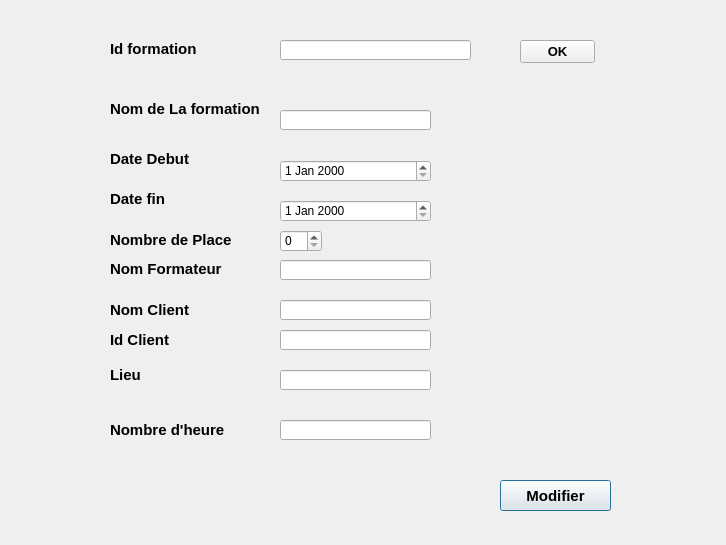
<?xml version="1.0" encoding="UTF-8"?>
<ui version="4.0">
 <class>modif_forma</class>
 <widget class="QDialog" name="modif_forma">
  <property name="geometry">
   <rect>
    <x>0</x>
    <y>0</y>
    <width>726</width>
    <height>545</height>
   </rect>
  </property>
  <property name="windowTitle">
   <string>Dialog</string>
  </property>
  <property name="styleSheet">
   <string notr="true"/>
  </property>
  <widget class="QLabel" name="label">
   <property name="geometry">
    <rect>
     <x>110</x>
     <y>40</y>
     <width>101</width>
     <height>16</height>
    </rect>
   </property>
   <property name="styleSheet">
    <string notr="true"/>
   </property>
   <property name="text">
    <string>&lt;!DOCTYPE HTML PUBLIC &quot;-//W3C//DTD HTML 4.0//EN&quot; &quot;http://www.w3.org/TR/REC-html40/strict.dtd&quot;&gt;
&lt;html&gt;&lt;head&gt;&lt;meta name=&quot;qrichtext&quot; content=&quot;1&quot; /&gt;&lt;style type=&quot;text/css&quot;&gt;
p, li { white-space: pre-wrap; }
&lt;/style&gt;&lt;/head&gt;&lt;body style=&quot; font-family:'MS Shell Dlg 2'; font-size:8.25pt; font-weight:400; font-style:normal;&quot;&gt;
&lt;p style=&quot; margin-top:0px; margin-bottom:0px; margin-left:0px; margin-right:0px; -qt-block-indent:0; text-indent:0px;&quot;&gt;&lt;span style=&quot; font-size:11pt; font-weight:600;&quot;&gt;Id formation&lt;/span&gt;&lt;/p&gt;&lt;/body&gt;&lt;/html&gt;</string>
   </property>
  </widget>
  <widget class="QLineEdit" name="id_formationLE">
   <property name="geometry">
    <rect>
     <x>280</x>
     <y>40</y>
     <width>191</width>
     <height>20</height>
    </rect>
   </property>
  </widget>
  <widget class="QPushButton" name="modifierPB">
   <property name="geometry">
    <rect>
     <x>500</x>
     <y>480</y>
     <width>111</width>
     <height>31</height>
    </rect>
   </property>
   <property name="font">
    <font>
     <pointsize>11</pointsize>
     <weight>75</weight>
     <bold>true</bold>
    </font>
   </property>
   <property name="text">
    <string>Modifier</string>
   </property>
   <property name="icon">
    <iconset>
     <normaloff>:/zzzz/accepted_48.ico</normaloff>:/zzzz/accepted_48.ico</iconset>
   </property>
   <property name="iconSize">
    <size>
     <width>20</width>
     <height>20</height>
    </size>
   </property>
  </widget>
  <widget class="QLabel" name="nomformationLB">
   <property name="geometry">
    <rect>
     <x>110</x>
     <y>100</y>
     <width>171</width>
     <height>16</height>
    </rect>
   </property>
   <property name="styleSheet">
    <string notr="true"/>
   </property>
   <property name="text">
    <string>&lt;!DOCTYPE HTML PUBLIC &quot;-//W3C//DTD HTML 4.0//EN&quot; &quot;http://www.w3.org/TR/REC-html40/strict.dtd&quot;&gt;
&lt;html&gt;&lt;head&gt;&lt;meta name=&quot;qrichtext&quot; content=&quot;1&quot; /&gt;&lt;style type=&quot;text/css&quot;&gt;
p, li { white-space: pre-wrap; }
&lt;/style&gt;&lt;/head&gt;&lt;body style=&quot; font-family:'MS Shell Dlg 2'; font-size:8.25pt; font-weight:400; font-style:normal;&quot;&gt;
&lt;p style=&quot; margin-top:0px; margin-bottom:0px; margin-left:0px; margin-right:0px; -qt-block-indent:0; text-indent:0px;&quot;&gt;&lt;span style=&quot; font-size:11pt; font-weight:600;&quot;&gt;Nom de La formation&lt;/span&gt;&lt;/p&gt;&lt;/body&gt;&lt;/html&gt;</string>
   </property>
  </widget>
  <widget class="QLineEdit" name="nomformationLE">
   <property name="geometry">
    <rect>
     <x>280</x>
     <y>110</y>
     <width>151</width>
     <height>20</height>
    </rect>
   </property>
  </widget>
  <widget class="QLineEdit" name="nbhLE">
   <property name="geometry">
    <rect>
     <x>280</x>
     <y>420</y>
     <width>151</width>
     <height>20</height>
    </rect>
   </property>
  </widget>
  <widget class="QLabel" name="nbpLB">
   <property name="geometry">
    <rect>
     <x>110</x>
     <y>230</y>
     <width>141</width>
     <height>20</height>
    </rect>
   </property>
   <property name="styleSheet">
    <string notr="true"/>
   </property>
   <property name="text">
    <string>&lt;!DOCTYPE HTML PUBLIC &quot;-//W3C//DTD HTML 4.0//EN&quot; &quot;http://www.w3.org/TR/REC-html40/strict.dtd&quot;&gt;
&lt;html&gt;&lt;head&gt;&lt;meta name=&quot;qrichtext&quot; content=&quot;1&quot; /&gt;&lt;style type=&quot;text/css&quot;&gt;
p, li { white-space: pre-wrap; }
&lt;/style&gt;&lt;/head&gt;&lt;body style=&quot; font-family:'MS Shell Dlg 2'; font-size:8.25pt; font-weight:400; font-style:normal;&quot;&gt;
&lt;p style=&quot; margin-top:0px; margin-bottom:0px; margin-left:0px; margin-right:0px; -qt-block-indent:0; text-indent:0px;&quot;&gt;&lt;span style=&quot; font-size:11pt; font-weight:600;&quot;&gt;Nombre de Place&lt;/span&gt;&lt;/p&gt;&lt;/body&gt;&lt;/html&gt;</string>
   </property>
  </widget>
  <widget class="QLabel" name="label_8">
   <property name="geometry">
    <rect>
     <x>420</x>
     <y>230</y>
     <width>71</width>
     <height>51</height>
    </rect>
   </property>
   <property name="text">
    <string/>
   </property>
   <property name="pixmap">
    <pixmap>G:/RAJou1.png</pixmap>
   </property>
  </widget>
  <widget class="QLabel" name="dateF">
   <property name="geometry">
    <rect>
     <x>110</x>
     <y>190</y>
     <width>141</width>
     <height>16</height>
    </rect>
   </property>
   <property name="styleSheet">
    <string notr="true"/>
   </property>
   <property name="text">
    <string>&lt;!DOCTYPE HTML PUBLIC &quot;-//W3C//DTD HTML 4.0//EN&quot; &quot;http://www.w3.org/TR/REC-html40/strict.dtd&quot;&gt;
&lt;html&gt;&lt;head&gt;&lt;meta name=&quot;qrichtext&quot; content=&quot;1&quot; /&gt;&lt;style type=&quot;text/css&quot;&gt;
p, li { white-space: pre-wrap; }
&lt;/style&gt;&lt;/head&gt;&lt;body style=&quot; font-family:'MS Shell Dlg 2'; font-size:8.25pt; font-weight:400; font-style:normal;&quot;&gt;
&lt;p style=&quot; margin-top:0px; margin-bottom:0px; margin-left:0px; margin-right:0px; -qt-block-indent:0; text-indent:0px;&quot;&gt;&lt;span style=&quot; font-size:11pt; font-weight:600;&quot;&gt;Date fin&lt;/span&gt;&lt;/p&gt;&lt;/body&gt;&lt;/html&gt;</string>
   </property>
  </widget>
  <widget class="QLineEdit" name="Id_clientLE">
   <property name="geometry">
    <rect>
     <x>280</x>
     <y>330</y>
     <width>151</width>
     <height>20</height>
    </rect>
   </property>
  </widget>
  <widget class="QLabel" name="lieuLB">
   <property name="geometry">
    <rect>
     <x>110</x>
     <y>360</y>
     <width>46</width>
     <height>31</height>
    </rect>
   </property>
   <property name="styleSheet">
    <string notr="true"/>
   </property>
   <property name="text">
    <string>&lt;!DOCTYPE HTML PUBLIC &quot;-//W3C//DTD HTML 4.0//EN&quot; &quot;http://www.w3.org/TR/REC-html40/strict.dtd&quot;&gt;
&lt;html&gt;&lt;head&gt;&lt;meta name=&quot;qrichtext&quot; content=&quot;1&quot; /&gt;&lt;style type=&quot;text/css&quot;&gt;
p, li { white-space: pre-wrap; }
&lt;/style&gt;&lt;/head&gt;&lt;body style=&quot; font-family:'MS Shell Dlg 2'; font-size:8.25pt; font-weight:400; font-style:normal;&quot;&gt;
&lt;p style=&quot; margin-top:0px; margin-bottom:0px; margin-left:0px; margin-right:0px; -qt-block-indent:0; text-indent:0px;&quot;&gt;&lt;span style=&quot; font-size:11pt; font-weight:600;&quot;&gt;Lieu&lt;/span&gt;&lt;/p&gt;&lt;/body&gt;&lt;/html&gt;</string>
   </property>
  </widget>
  <widget class="QLabel" name="nomformateurLB">
   <property name="geometry">
    <rect>
     <x>110</x>
     <y>260</y>
     <width>131</width>
     <height>16</height>
    </rect>
   </property>
   <property name="styleSheet">
    <string notr="true"/>
   </property>
   <property name="text">
    <string>&lt;!DOCTYPE HTML PUBLIC &quot;-//W3C//DTD HTML 4.0//EN&quot; &quot;http://www.w3.org/TR/REC-html40/strict.dtd&quot;&gt;
&lt;html&gt;&lt;head&gt;&lt;meta name=&quot;qrichtext&quot; content=&quot;1&quot; /&gt;&lt;style type=&quot;text/css&quot;&gt;
p, li { white-space: pre-wrap; }
&lt;/style&gt;&lt;/head&gt;&lt;body style=&quot; font-family:'MS Shell Dlg 2'; font-size:8.25pt; font-weight:400; font-style:normal;&quot;&gt;
&lt;p style=&quot; margin-top:0px; margin-bottom:0px; margin-left:0px; margin-right:0px; -qt-block-indent:0; text-indent:0px;&quot;&gt;&lt;span style=&quot; font-size:11pt; font-weight:600;&quot;&gt;Nom Formateur&lt;/span&gt;&lt;/p&gt;&lt;/body&gt;&lt;/html&gt;</string>
   </property>
  </widget>
  <widget class="QLabel" name="dateDLB">
   <property name="geometry">
    <rect>
     <x>110</x>
     <y>150</y>
     <width>111</width>
     <height>16</height>
    </rect>
   </property>
   <property name="styleSheet">
    <string notr="true"/>
   </property>
   <property name="text">
    <string>&lt;!DOCTYPE HTML PUBLIC &quot;-//W3C//DTD HTML 4.0//EN&quot; &quot;http://www.w3.org/TR/REC-html40/strict.dtd&quot;&gt;
&lt;html&gt;&lt;head&gt;&lt;meta name=&quot;qrichtext&quot; content=&quot;1&quot; /&gt;&lt;style type=&quot;text/css&quot;&gt;
p, li { white-space: pre-wrap; }
&lt;/style&gt;&lt;/head&gt;&lt;body style=&quot; font-family:'MS Shell Dlg 2'; font-size:8.25pt; font-weight:400; font-style:normal;&quot;&gt;
&lt;p style=&quot; margin-top:0px; margin-bottom:0px; margin-left:0px; margin-right:0px; -qt-block-indent:0; text-indent:0px;&quot;&gt;&lt;span style=&quot; font-size:11pt; font-weight:600;&quot;&gt;Date Debut&lt;/span&gt;&lt;/p&gt;&lt;/body&gt;&lt;/html&gt;</string>
   </property>
  </widget>
  <widget class="QSpinBox" name="nbpLE">
   <property name="geometry">
    <rect>
     <x>280</x>
     <y>230</y>
     <width>42</width>
     <height>22</height>
    </rect>
   </property>
  </widget>
  <widget class="QLineEdit" name="nomformateurLE">
   <property name="geometry">
    <rect>
     <x>280</x>
     <y>260</y>
     <width>151</width>
     <height>20</height>
    </rect>
   </property>
  </widget>
  <widget class="QLabel" name="Id_clientLB">
   <property name="geometry">
    <rect>
     <x>110</x>
     <y>330</y>
     <width>121</width>
     <height>20</height>
    </rect>
   </property>
   <property name="styleSheet">
    <string notr="true"/>
   </property>
   <property name="text">
    <string>&lt;!DOCTYPE HTML PUBLIC &quot;-//W3C//DTD HTML 4.0//EN&quot; &quot;http://www.w3.org/TR/REC-html40/strict.dtd&quot;&gt;
&lt;html&gt;&lt;head&gt;&lt;meta name=&quot;qrichtext&quot; content=&quot;1&quot; /&gt;&lt;style type=&quot;text/css&quot;&gt;
p, li { white-space: pre-wrap; }
&lt;/style&gt;&lt;/head&gt;&lt;body style=&quot; font-family:'MS Shell Dlg 2'; font-size:8.25pt; font-weight:400; font-style:normal;&quot;&gt;
&lt;p style=&quot; margin-top:0px; margin-bottom:0px; margin-left:0px; margin-right:0px; -qt-block-indent:0; text-indent:0px;&quot;&gt;&lt;span style=&quot; font-size:11pt; font-weight:600;&quot;&gt;Id Client&lt;/span&gt;&lt;/p&gt;&lt;/body&gt;&lt;/html&gt;</string>
   </property>
  </widget>
  <widget class="QDateEdit" name="dateDLE">
   <property name="geometry">
    <rect>
     <x>280</x>
     <y>160</y>
     <width>151</width>
     <height>22</height>
    </rect>
   </property>
  </widget>
  <widget class="QLabel" name="nbhLB">
   <property name="geometry">
    <rect>
     <x>110</x>
     <y>420</y>
     <width>121</width>
     <height>21</height>
    </rect>
   </property>
   <property name="styleSheet">
    <string notr="true"/>
   </property>
   <property name="text">
    <string>&lt;!DOCTYPE HTML PUBLIC &quot;-//W3C//DTD HTML 4.0//EN&quot; &quot;http://www.w3.org/TR/REC-html40/strict.dtd&quot;&gt;
&lt;html&gt;&lt;head&gt;&lt;meta name=&quot;qrichtext&quot; content=&quot;1&quot; /&gt;&lt;style type=&quot;text/css&quot;&gt;
p, li { white-space: pre-wrap; }
&lt;/style&gt;&lt;/head&gt;&lt;body style=&quot; font-family:'MS Shell Dlg 2'; font-size:8.25pt; font-weight:400; font-style:normal;&quot;&gt;
&lt;p style=&quot; margin-top:0px; margin-bottom:0px; margin-left:0px; margin-right:0px; -qt-block-indent:0; text-indent:0px;&quot;&gt;&lt;span style=&quot; font-size:11pt; font-weight:600;&quot;&gt;Nombre d'heure&lt;/span&gt;&lt;/p&gt;&lt;/body&gt;&lt;/html&gt;</string>
   </property>
  </widget>
  <widget class="QDateEdit" name="dateFLE">
   <property name="geometry">
    <rect>
     <x>280</x>
     <y>200</y>
     <width>151</width>
     <height>22</height>
    </rect>
   </property>
  </widget>
  <widget class="QLineEdit" name="lieuLE">
   <property name="geometry">
    <rect>
     <x>280</x>
     <y>370</y>
     <width>151</width>
     <height>20</height>
    </rect>
   </property>
  </widget>
  <widget class="QPushButton" name="OKPB">
   <property name="geometry">
    <rect>
     <x>520</x>
     <y>40</y>
     <width>75</width>
     <height>23</height>
    </rect>
   </property>
   <property name="font">
    <font>
     <pointsize>10</pointsize>
     <weight>75</weight>
     <bold>true</bold>
    </font>
   </property>
   <property name="text">
    <string>OK</string>
   </property>
  </widget>
  <widget class="QLabel" name="nomcliLB">
   <property name="geometry">
    <rect>
     <x>110</x>
     <y>300</y>
     <width>121</width>
     <height>20</height>
    </rect>
   </property>
   <property name="styleSheet">
    <string notr="true"/>
   </property>
   <property name="text">
    <string>&lt;!DOCTYPE HTML PUBLIC &quot;-//W3C//DTD HTML 4.0//EN&quot; &quot;http://www.w3.org/TR/REC-html40/strict.dtd&quot;&gt;
&lt;html&gt;&lt;head&gt;&lt;meta name=&quot;qrichtext&quot; content=&quot;1&quot; /&gt;&lt;style type=&quot;text/css&quot;&gt;
p, li { white-space: pre-wrap; }
&lt;/style&gt;&lt;/head&gt;&lt;body style=&quot; font-family:'MS Shell Dlg 2'; font-size:8.25pt; font-weight:400; font-style:normal;&quot;&gt;
&lt;p style=&quot; margin-top:0px; margin-bottom:0px; margin-left:0px; margin-right:0px; -qt-block-indent:0; text-indent:0px;&quot;&gt;&lt;span style=&quot; font-size:11pt; font-weight:600;&quot;&gt;Nom Client&lt;/span&gt;&lt;/p&gt;&lt;/body&gt;&lt;/html&gt;</string>
   </property>
  </widget>
  <widget class="QLineEdit" name="nomcliLE">
   <property name="geometry">
    <rect>
     <x>280</x>
     <y>300</y>
     <width>151</width>
     <height>20</height>
    </rect>
   </property>
  </widget>
  <widget class="QPushButton" name="pushButton">
   <property name="geometry">
    <rect>
     <x>40</x>
     <y>480</y>
     <width>51</width>
     <height>41</height>
    </rect>
   </property>
   <property name="text">
    <string/>
   </property>
   <property name="icon">
    <iconset resource="Images.qrc">
     <normaloff>:/icon/Icon/28.png</normaloff>:/icon/Icon/28.png</iconset>
   </property>
   <property name="iconSize">
    <size>
     <width>30</width>
     <height>30</height>
    </size>
   </property>
   <property name="flat">
    <bool>true</bool>
   </property>
  </widget>
  <widget class="QLabel" name="label_2">
   <property name="geometry">
    <rect>
     <x>-30</x>
     <y>0</y>
     <width>811</width>
     <height>871</height>
    </rect>
   </property>
   <property name="text">
    <string/>
   </property>
   <property name="pixmap">
    <pixmap resource="Images.qrc">:/Arriere/images/Study4_Group_Students_20091-1024x1021.jpg</pixmap>
   </property>
  </widget>
  <zorder>label_2</zorder>
  <zorder>label</zorder>
  <zorder>id_formationLE</zorder>
  <zorder>modifierPB</zorder>
  <zorder>nomformationLB</zorder>
  <zorder>nomformationLE</zorder>
  <zorder>nbhLE</zorder>
  <zorder>nbpLB</zorder>
  <zorder>label_8</zorder>
  <zorder>dateF</zorder>
  <zorder>Id_clientLE</zorder>
  <zorder>lieuLB</zorder>
  <zorder>nomformateurLB</zorder>
  <zorder>dateDLB</zorder>
  <zorder>nbpLE</zorder>
  <zorder>nomformateurLE</zorder>
  <zorder>Id_clientLB</zorder>
  <zorder>dateDLE</zorder>
  <zorder>nbhLB</zorder>
  <zorder>dateFLE</zorder>
  <zorder>lieuLE</zorder>
  <zorder>OKPB</zorder>
  <zorder>nomcliLB</zorder>
  <zorder>nomcliLE</zorder>
  <zorder>pushButton</zorder>
 </widget>
 <resources>
  <include location="Images.qrc"/>
 </resources>
 <connections/>
</ui>
